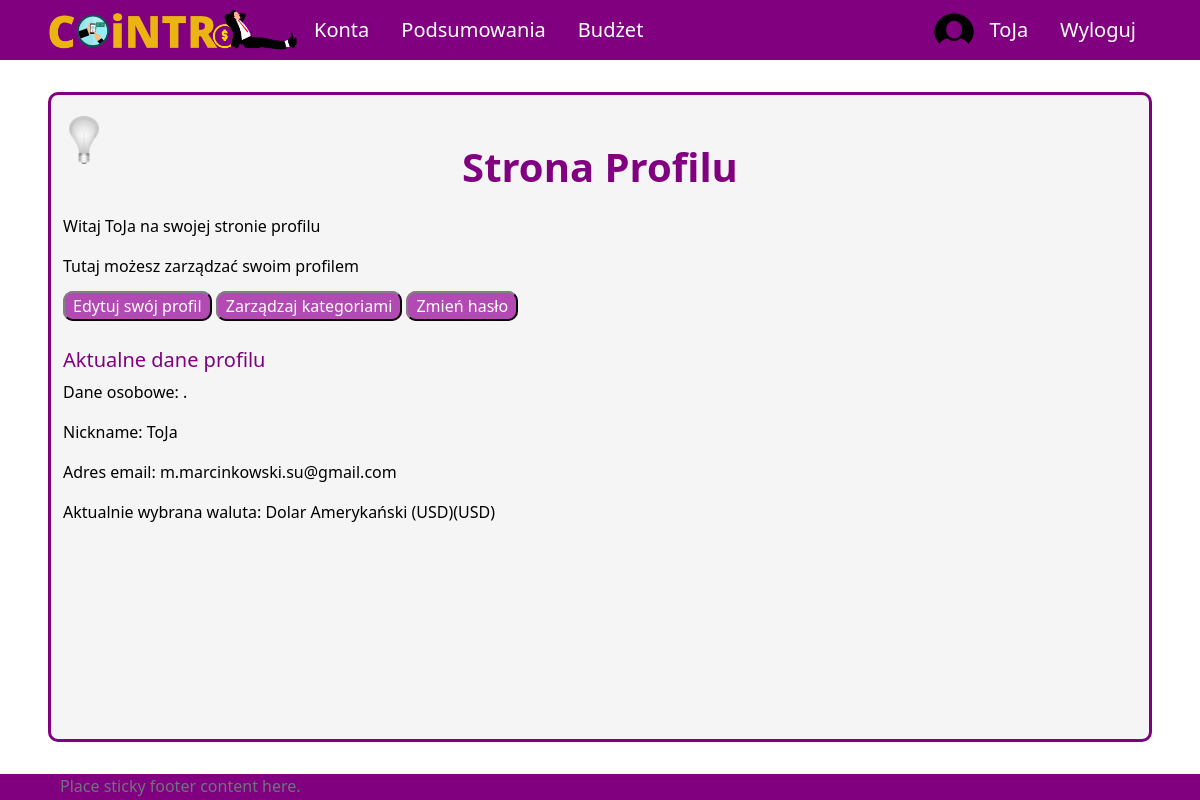
/profile (signed in), run on an earlier commit of the app's database.
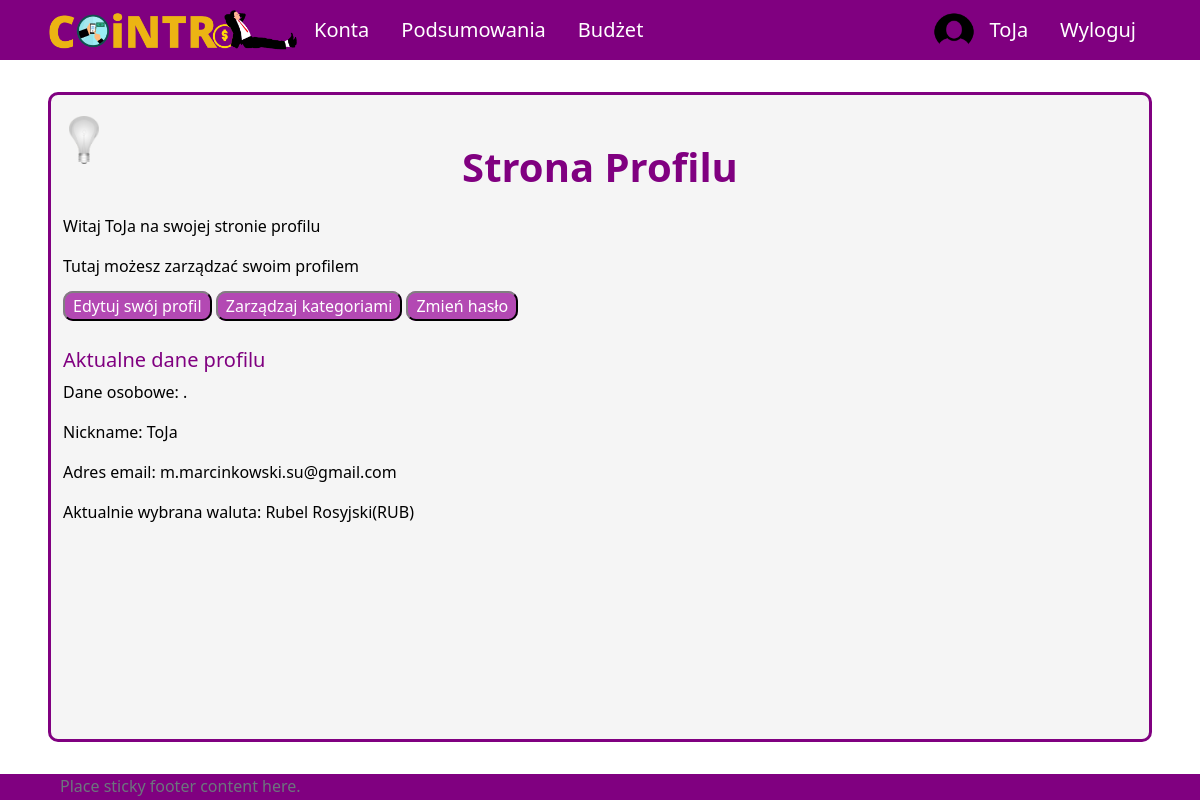
And on a later commit of the database.
### UsersApp/models.py (models this page shows, shortened)
class Profile(models.Model):
    user = models.OneToOneField(User, on_delete=models.CASCADE, null=True, blank=True)
    name = models.CharField(max_length=200, blank=True, null=True)
    email = models.EmailField(max_length=400, null=True, blank=True)
    username = models.CharField(max_length=200, blank=True, null=True)
    currency = models.ForeignKey('Currency', on_delete=models.SET_NULL, null=True)
    image = models.ImageField(null=True, blank=True)
    created = models.DateTimeField(auto_now_add=True)
    id = models.UUIDField(default=uuid.uuid4, unique=True,
                            primary_key=True, editable=False)

class Currency(models.Model):
    name = models.CharField(max_length=100)
    access_name = models.CharField(max_length=20) #access_name nazwa aby zdobyć kurs walut
    sign = models.CharField(max_length=5) #znak waluty
    id = models.UUIDField(default=uuid.uuid4, unique=True,
                            primary_key=True, editable=False)
    def __str__(self):
        return f'{self.name}({self.access_name})'

### UsersApp/views/user_views.py (the view)
# urls.py: path('profile', views.profile, name='profile'),
@login_required(login_url='login')
def profile(request):
    profile = request.user.profile
    context = {'profile': profile, 'mes': Invitation.objects.filter(Q(userTo=profile) | Q(userFrom=profile))}
    return render(request, 'application/profile.html', context)

### templates/application/profile.html (shortened to what this page needs)
{% extends 'application/base.html' %}
{% block content %}
    <div class="title">
        <h1>Strona Profilu</h1>
    </div>
    <div class="content">
        <p>Witaj {{ user.username }} na swojej stronie profilu</p>
        <p>Tutaj możesz zarządzać swoim profilem</p>
        <a class="button" href="{% url 'edit-profile' %}">Edytuj swój profil</a>
        <a class="button" href="{% url 'all-categories' %}">Zarządzaj kategoriami</a>
        <a class="button" href="{% url 'change-password' %}">Zmień hasło</a>
        <h5>Aktualne dane profilu</h5>
        <p>Dane osobowe: {{profile.name}}</p>
        <p>Nickname: {{profile.username}}</p>
        <p>Adres email: {{profile.email}}</p>
        <p>Aktualnie wybrana waluta: {{profile.currency}}</p>
    </div>
{% endblock  %}

What changed in the data, as far as the page shows it:
changed Profile "ToJa": currency "Dolar Amerykański (USD)(USD)" → "Rubel Rosyjski(RUB)"
